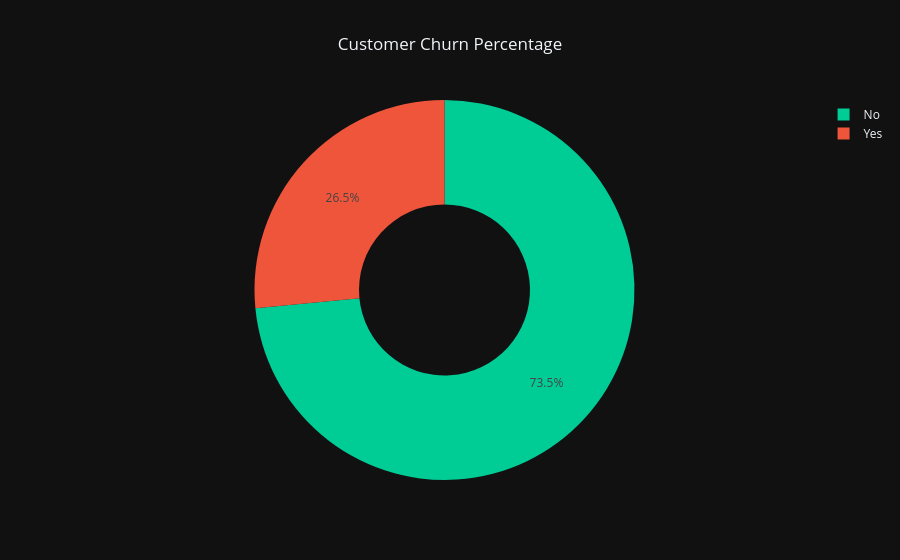

Write notebook code for a chart like this one.
### Markdown cell above
# Churn Percentage

### Code cell
fig=px.pie(df,
           names='Churn',
           hole=0.45,
           title='Customer Churn Percentage',
           color="Churn",
           color_discrete_map={
           "Yes": "#EF553B",
           "No": "#00CC96"
           }
           )
fig.update_layout(title_x=0.5)
fig.show()
fig.write_image("../plots/EDA plots/customer_churn_percentage.png")

### Figure 1 — Plotly figure (JSON) as saved in the notebook; plotly's stock layout.template omitted (floating-point values rounded to 4 significant figures; data arrays with more than 128 entries replaced by an {"elided": "..."} marker saying what was removed)
{"data": [{"customdata": {"elided": "7043x1 str values"}, "domain": {"x": [0, 1], "y": [0, 1]}, "hole": 0.45, "hovertemplate": "Churn=%{customdata[0]}<extra></extra>", "labels": {"elided": "7043 str values"}, "legendgroup": "", "marker": {"colors": {"elided": "7043 str values"}}, "name": "", "showlegend": true, "type": "pie"}], "layout": {"legend": {"tracegroupgap": 0}, "title": {"text": "Customer Churn Percentage", "x": 0.5}}}
